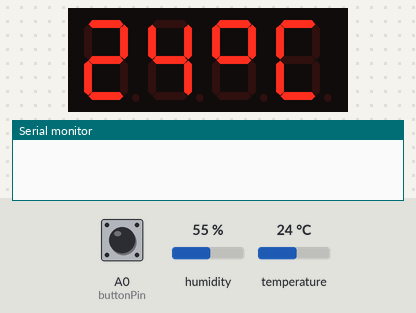
Recording of a sketch running on a simulated Arduino Uno, built with avr-gcc and run on an emulated ATmega328P. Shown: 4-digit seven-segment display, the last lines printed to the serial monitor. Wiring (inferred from the names in the program): DHT11 sensor: data pin 13; 4-digit 7-segment display, segments lit when LOW: segments pin 2, pin 3, pin 4, pin 5, pin 6, pin 7, pin 8; digit selects pin 9, pin 10, pin 11, pin 12. The test bench sets the inputs (shaded band); at power-on: A0 (buttonPin) HIGH, humidity 55 %, temperature 24 °C. The segment pins are drawn as the display they are named for.

Above: at 2.2 s.
2.3 s: A0 (buttonPin) pulled LOW for 0.15 s
At 3.0 s:
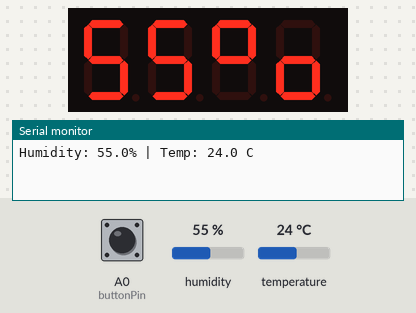
3.9 s: humidity set to 22 %
At 5.2 s:
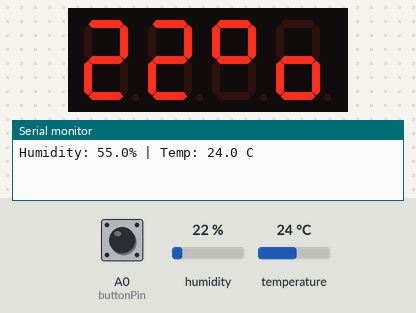
5.5 s: humidity set to 40 %
At 7.2 s:
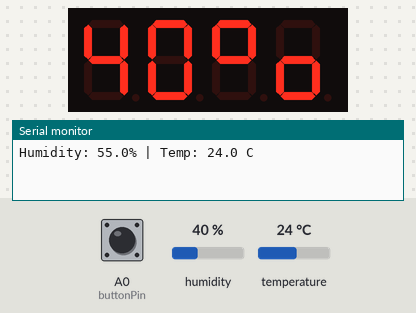
7.5 s: humidity set to 68 %
At 8.3 s:
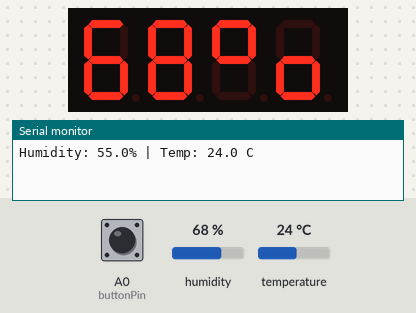
9.5 s: A0 (buttonPin) pulled LOW for 1 s
At 10.5 s:
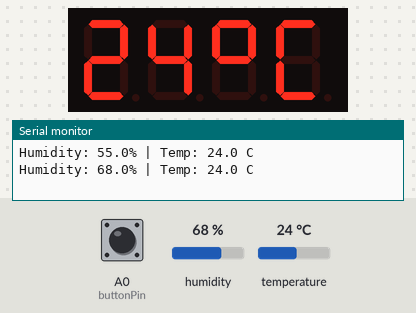
12.0 s: temperature set to 12 °C
At 13.3 s:
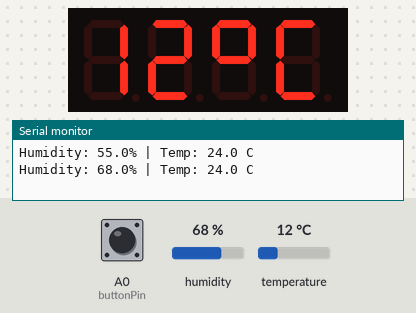
Timing chart, 0 to 14.5 s (numbered marks = the images above; inputs shaded):
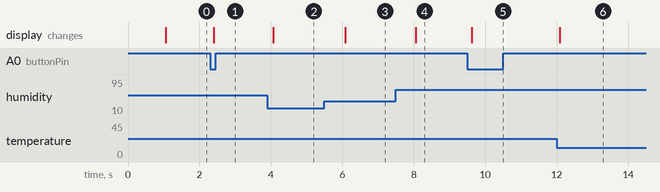

Measured:
- after the input at 2.3 s, the display: changes after 0.10 s (image 1)
- after the input at 3.9 s, the display: changes after 0.16 s (image 2)
- after the input at 5.5 s, the display: changes after 0.58 s (image 3)
- after the input at 7.5 s, the display: changes after 0.56 s (image 4)
- after the input at 9.5 s, the display: changes after 0.12 s (image 5)
- after the input at 12.0 s, the display: changes after 0.08 s (image 6)

The sketch:

dht-4dig7seg-display.ino
```cpp
#include "dht.h"
dht DHT;
#define DHT11_PIN     13
/*
  Showing number 0-9 on a Common Anode 7-segment LED display
  Displays the numbers 0-9 on the display, with one second inbetween.
    A
   ---
F |   | B
  | G |
   ---
E |   | C
  |   |
   ---
    D
 */

// Pin 2-8 is connected  to the 7 segments of the display.

const int segmentPins[] = {2, 3, 4, 5, 6, 7, 8};
const int digitPins[] = {9, 10, 11, 12};

const byte digitPatterns[15][7] = {
  {0, 0, 0, 0, 0, 0, 1}, // 0
  {1, 0, 0, 1, 1, 1, 1}, // 1
  {0, 0, 1, 0, 0, 1, 0}, // 2
  {0, 0, 0, 0, 1, 1, 0}, // 3
  {1, 0, 0, 1, 1, 0, 0}, // 4
  {0, 1, 0, 0, 1, 0, 0}, // 5
  {0, 1, 0, 0, 0, 0, 0}, // 6
  {0, 0, 0, 1, 1, 1, 1}, // 7
  {0, 0, 0, 0, 0, 0, 0}, // 8
  {0, 0, 0, 0, 1, 0, 0}, // 9
  {0, 0, 1, 1, 1, 0, 0}, // 10: '°'
  {0, 1, 1, 0, 0, 0, 1}, // 11: 'C'
  {0, 0, 1, 1, 1, 0, 0}, // 12: '%' (Upper circle)
  {1, 1, 0, 0, 0, 1, 0}, // 13: '%' (Lower circle)
  {1, 1, 1, 1, 1, 1, 1}  // 14: Blank space
};


unsigned long lastDHTread = 0;
unsigned long lastButtonCheck= 0;
bool lastButtonState = HIGH;
int buttonPin = A0;
int displayValue = 0;
int tempValue = 0;
int humidValue = 0;
int displayMode = 0;    // 0 = Temp, 1 = Humidity


void displayDigit(int digitIndex, int value){
  // turn off all digits to prevent ghosting
  for (int i = 0; i < 4; i++){
    digitalWrite(digitPins[i], LOW);
  }

  // set segments
  if (value >= 0 && value <= 14) {
    for (int seg = 0; seg < 7; seg++){
      digitalWrite(segmentPins[seg], digitPatterns[value][seg]);
    }
  } else {
    for (int seg = 0; seg < 7; seg++) {
      digitalWrite(segmentPins[seg], HIGH);
    }
  }

  // set actual digit (number)
  digitalWrite(digitPins[digitIndex], HIGH);
}

void updateDisplay(int value, bool isTemperature) {
  int displayBuffer[4];

  // Extract tens and ones for values (e.g., 27)
  int tens = (value / 10) % 10;
  int ones = value % 10;

  // Left-align value to Digits 0 and 1
  if (value >= 10) {
    displayBuffer[0] = tens;
    displayBuffer[1] = ones;
  } else {
    // Single digit left-alignment (e.g. 9 C)
    displayBuffer[0] = ones;
    displayBuffer[1] = 14; // Blank space on 2nd digit
  }

  // Assign symbols to Digits 2 and 3
  if (isTemperature) {
    displayBuffer[2] = 10; // '°'
    displayBuffer[3] = 11; // 'C'
  } else {
    displayBuffer[2] = 12; // '%' Part 1
    displayBuffer[3] = 13; // '%' Part 2
  }

  // Cycle through all 4 digits
  for (int i = 0; i < 4; i++) {
    displayDigit(i, displayBuffer[i]);
    delay(3);
  }
}

void setup() {
  Serial.begin(9600);
  Serial.println();
  pinMode(buttonPin, INPUT_PULLUP);

  // initialise  the digital pins as outputs
  for (int i = 0; i < 7; i++){
    pinMode(segmentPins[i], OUTPUT);
  }
  for (int i = 0; i < 4; i++){
    pinMode(digitPins[i], OUTPUT);
  }

  delay(1000);
  if (DHT.read11(DHT11_PIN) == DHTLIB_OK) {
    tempValue  = (int)DHT.temperature;
    humidValue = (int)DHT.humidity;
  }

}


void loop() {
  unsigned long currentMillis = millis();

  // step 1 - read dht sensor value every 2 secs:

  // time since last check
  if (currentMillis - lastDHTread >= 2000){
    lastDHTread = currentMillis;

    int dht_check = DHT.read11(DHT11_PIN);
    if(dht_check == DHTLIB_OK){
      tempValue = (int)DHT.temperature;  // store temperature
      humidValue = (int)DHT.humidity;   // store humidity
    }
  }

  // step 2 - button input w/ debounce
  if (currentMillis - lastButtonCheck >= 50){
    lastButtonCheck = currentMillis;
    bool currentButtonState = digitalRead(buttonPin);

  //detect high->low and low->high press
    if (lastButtonState == HIGH &&currentButtonState == LOW){
      displayMode = !displayMode; // Switch state
      Serial.print("Humidity: ");
      Serial.print(DHT.humidity, 1);
      Serial.print("% | Temp: ");
      Serial.print(DHT.temperature, 1);
      Serial.println(" C");
    }
  lastButtonState = currentButtonState;

  }

  // step 3 - continually update

  if (displayMode == 0){
    updateDisplay(tempValue, true);
  }
  else{
    updateDisplay(humidValue, false);
  }

}
```
